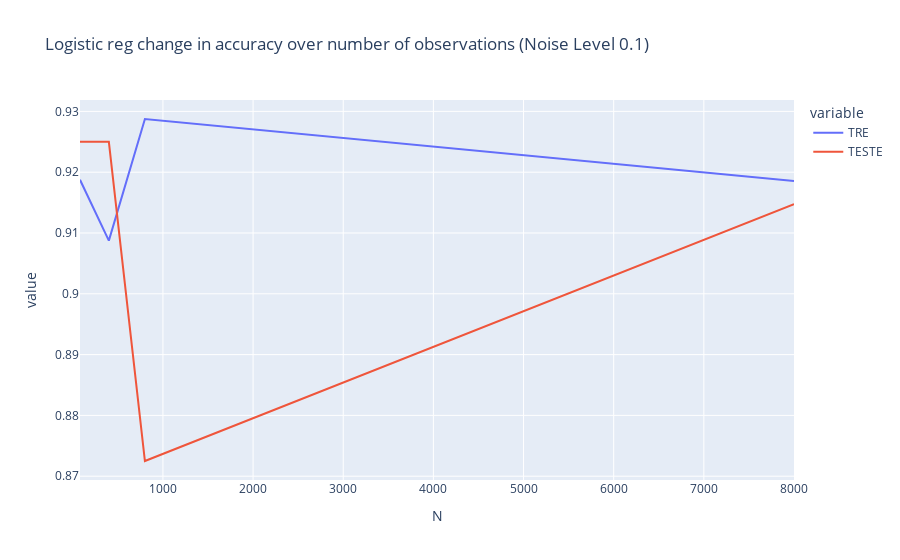

Notebook code cell kept with this figure:
### Markdown cell above
#### For a given noise level of your chioce, How does the train, test and difference error changes with increasing data sizes? (answer for svm and LR seperatly)

### Code cell
df_filtered = df[(df['CLF_NAME'] == 'svm')].sort_values(by=['E_DIFF', 'TESTE'], ascending=True)
by_noise = df_filtered.groupby(["N","NL"]).mean()
by_noise = by_noise.reset_index() 
px.line(by_noise.query("NL == 0.1"),x = "N", y = ['TRE','TESTE'],title = "Logistic reg change in accuracy over number of observations (Noise Level 0.1)")

### Figure 1 — Plotly figure (JSON) as saved in the notebook; plotly's stock layout.template omitted (floating-point values rounded to 4 significant figures)
{"data": [{"hovertemplate": "variable=TRE<br>N=%{x}<br>value=%{y}<extra></extra>", "legendgroup": "TRE", "line": {"color": "#636efa", "dash": "solid"}, "marker": {"symbol": "circle"}, "mode": "lines", "name": "TRE", "orientation": "v", "showlegend": true, "type": "scatter", "x": [80, 400, 800, 8000], "xaxis": "x", "y": [0.9187, 0.9087, 0.9287, 0.9186], "yaxis": "y"}, {"hovertemplate": "variable=TESTE<br>N=%{x}<br>value=%{y}<extra></extra>", "legendgroup": "TESTE", "line": {"color": "#EF553B", "dash": "solid"}, "marker": {"symbol": "circle"}, "mode": "lines", "name": "TESTE", "orientation": "v", "showlegend": true, "type": "scatter", "x": [80, 400, 800, 8000], "xaxis": "x", "y": [0.925, 0.925, 0.8725, 0.9147], "yaxis": "y"}], "layout": {"autosize": true, "legend": {"title": {"text": "variable"}, "tracegroupgap": 0}, "title": {"text": "Logistic reg change in accuracy over number of observations (Noise Level 0.1)"}, "xaxis": {"anchor": "y", "autorange": true, "domain": [0, 1], "range": [80, 8000], "title": {"text": "N"}, "type": "linear"}, "yaxis": {"anchor": "x", "autorange": true, "domain": [0, 1], "range": [0.8694, 0.9319], "title": {"text": "value"}, "type": "linear"}}}
